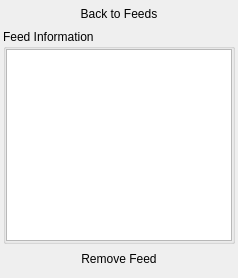
<?xml version="1.0" encoding="UTF-8"?>
<ui version="4.0">
 <class>RSSFeedPlugin</class>
 <widget class="QWidget" name="RSSFeedPlugin">
  <property name="geometry">
   <rect>
    <x>0</x>
    <y>0</y>
    <width>238</width>
    <height>278</height>
   </rect>
  </property>
  <property name="windowTitle">
   <string>Form</string>
  </property>
  <layout class="QVBoxLayout" name="verticalLayout">
   <property name="spacing">
    <number>0</number>
   </property>
   <property name="leftMargin">
    <number>3</number>
   </property>
   <property name="topMargin">
    <number>3</number>
   </property>
   <property name="rightMargin">
    <number>3</number>
   </property>
   <property name="bottomMargin">
    <number>3</number>
   </property>
   <item>
    <widget class="QStackedWidget" name="stackedWidget">
     <property name="currentIndex">
      <number>1</number>
     </property>
     <widget class="QWidget" name="page_feed">
      <layout class="QVBoxLayout" name="verticalLayout_2">
       <property name="spacing">
        <number>3</number>
       </property>
       <property name="leftMargin">
        <number>0</number>
       </property>
       <property name="topMargin">
        <number>0</number>
       </property>
       <property name="rightMargin">
        <number>0</number>
       </property>
       <property name="bottomMargin">
        <number>0</number>
       </property>
       <item>
        <layout class="QHBoxLayout" name="horizontalLayout">
         <item>
          <widget class="QComboBox" name="combo_feed"/>
         </item>
         <item>
          <widget class="QToolButton" name="tool_options">
           <property name="toolTip">
            <string>View Options</string>
           </property>
           <property name="text">
            <string/>
           </property>
           <property name="popupMode">
            <enum>QToolButton::InstantPopup</enum>
           </property>
           <property name="autoRaise">
            <bool>true</bool>
           </property>
          </widget>
         </item>
        </layout>
       </item>
       <item>
        <layout class="QHBoxLayout" name="horizontalLayout_2">
         <item>
          <widget class="QLabel" name="label_lastupdate">
           <property name="text">
            <string notr="true"/>
           </property>
          </widget>
         </item>
         <item>
          <widget class="QToolButton" name="tool_gotosite">
           <property name="toolTip">
            <string>Open Website</string>
           </property>
           <property name="text">
            <string>More</string>
           </property>
           <property name="autoRaise">
            <bool>true</bool>
           </property>
           <property name="arrowType">
            <enum>Qt::NoArrow</enum>
           </property>
          </widget>
         </item>
        </layout>
       </item>
       <item>
        <widget class="QTextBrowser" name="text_feed">
         <property name="undoRedoEnabled">
          <bool>false</bool>
         </property>
         <property name="readOnly">
          <bool>true</bool>
         </property>
         <property name="html">
          <string notr="true">&lt;!DOCTYPE HTML PUBLIC &quot;-//W3C//DTD HTML 4.0//EN&quot; &quot;http://www.w3.org/TR/REC-html40/strict.dtd&quot;&gt;
&lt;html&gt;&lt;head&gt;&lt;meta name=&quot;qrichtext&quot; content=&quot;1&quot; /&gt;&lt;style type=&quot;text/css&quot;&gt;
p, li { white-space: pre-wrap; }
&lt;/style&gt;&lt;/head&gt;&lt;body style=&quot; font-family:'Sans Serif'; font-size:9pt; font-weight:400; font-style:normal;&quot;&gt;
&lt;p style=&quot;-qt-paragraph-type:empty; margin-top:0px; margin-bottom:0px; margin-left:0px; margin-right:0px; -qt-block-indent:0; text-indent:0px;&quot;&gt;&lt;br /&gt;&lt;/p&gt;&lt;/body&gt;&lt;/html&gt;</string>
         </property>
         <property name="textInteractionFlags">
          <set>Qt::LinksAccessibleByMouse|Qt::TextSelectableByMouse</set>
         </property>
         <property name="openExternalLinks">
          <bool>true</bool>
         </property>
         <property name="openLinks">
          <bool>true</bool>
         </property>
        </widget>
       </item>
      </layout>
     </widget>
     <widget class="QWidget" name="page_feed_info">
      <layout class="QVBoxLayout" name="verticalLayout_3">
       <property name="spacing">
        <number>4</number>
       </property>
       <property name="leftMargin">
        <number>0</number>
       </property>
       <property name="topMargin">
        <number>0</number>
       </property>
       <property name="rightMargin">
        <number>0</number>
       </property>
       <property name="bottomMargin">
        <number>5</number>
       </property>
       <item>
        <layout class="QHBoxLayout" name="horizontalLayout_3">
         <item>
          <widget class="QPushButton" name="push_back1">
           <property name="text">
            <string>Back to Feeds</string>
           </property>
           <property name="flat">
            <bool>true</bool>
           </property>
          </widget>
         </item>
        </layout>
       </item>
       <item>
        <widget class="QGroupBox" name="groupBox">
         <property name="sizePolicy">
          <sizepolicy hsizetype="Preferred" vsizetype="Expanding">
           <horstretch>0</horstretch>
           <verstretch>0</verstretch>
          </sizepolicy>
         </property>
         <property name="title">
          <string>Feed Information</string>
         </property>
         <layout class="QVBoxLayout" name="verticalLayout_4">
          <property name="spacing">
           <number>0</number>
          </property>
          <property name="leftMargin">
           <number>0</number>
          </property>
          <property name="topMargin">
           <number>0</number>
          </property>
          <property name="rightMargin">
           <number>0</number>
          </property>
          <property name="bottomMargin">
           <number>0</number>
          </property>
          <item>
           <widget class="QTextBrowser" name="text_feed_info">
            <property name="html">
             <string notr="true">&lt;!DOCTYPE HTML PUBLIC &quot;-//W3C//DTD HTML 4.0//EN&quot; &quot;http://www.w3.org/TR/REC-html40/strict.dtd&quot;&gt;
&lt;html&gt;&lt;head&gt;&lt;meta name=&quot;qrichtext&quot; content=&quot;1&quot; /&gt;&lt;style type=&quot;text/css&quot;&gt;
p, li { white-space: pre-wrap; }
&lt;/style&gt;&lt;/head&gt;&lt;body style=&quot; font-family:'Sans Serif'; font-size:9pt; font-weight:400; font-style:normal;&quot;&gt;
&lt;p style=&quot;-qt-paragraph-type:empty; margin-top:0px; margin-bottom:0px; margin-left:0px; margin-right:0px; -qt-block-indent:0; text-indent:0px;&quot;&gt;&lt;br /&gt;&lt;/p&gt;&lt;/body&gt;&lt;/html&gt;</string>
            </property>
            <property name="openExternalLinks">
             <bool>true</bool>
            </property>
           </widget>
          </item>
         </layout>
        </widget>
       </item>
       <item>
        <layout class="QHBoxLayout" name="horizontalLayout_8">
         <item>
          <widget class="QPushButton" name="push_rm_feed">
           <property name="text">
            <string>Remove Feed</string>
           </property>
           <property name="flat">
            <bool>true</bool>
           </property>
          </widget>
         </item>
        </layout>
       </item>
      </layout>
     </widget>
     <widget class="QWidget" name="page_new_feed">
      <layout class="QVBoxLayout" name="verticalLayout_5">
       <property name="spacing">
        <number>4</number>
       </property>
       <property name="leftMargin">
        <number>0</number>
       </property>
       <property name="topMargin">
        <number>0</number>
       </property>
       <property name="rightMargin">
        <number>0</number>
       </property>
       <property name="bottomMargin">
        <number>0</number>
       </property>
       <item>
        <layout class="QHBoxLayout" name="horizontalLayout_4">
         <item>
          <widget class="QPushButton" name="push_back2">
           <property name="text">
            <string>Back to Feeds</string>
           </property>
           <property name="flat">
            <bool>true</bool>
           </property>
          </widget>
         </item>
        </layout>
       </item>
       <item>
        <widget class="QGroupBox" name="groupBox_2">
         <property name="sizePolicy">
          <sizepolicy hsizetype="Preferred" vsizetype="Expanding">
           <horstretch>0</horstretch>
           <verstretch>0</verstretch>
          </sizepolicy>
         </property>
         <property name="title">
          <string>New Feed Subscription</string>
         </property>
         <property name="alignment">
          <set>Qt::AlignLeading|Qt::AlignLeft|Qt::AlignVCenter</set>
         </property>
         <layout class="QVBoxLayout" name="verticalLayout_6">
          <property name="spacing">
           <number>2</number>
          </property>
          <property name="leftMargin">
           <number>2</number>
          </property>
          <property name="topMargin">
           <number>2</number>
          </property>
          <property name="rightMargin">
           <number>2</number>
          </property>
          <property name="bottomMargin">
           <number>2</number>
          </property>
          <item>
           <widget class="QLabel" name="label">
            <property name="text">
             <string>RSS URL</string>
            </property>
            <property name="alignment">
             <set>Qt::AlignCenter</set>
            </property>
           </widget>
          </item>
          <item>
           <layout class="QHBoxLayout" name="horizontalLayout_10">
            <item>
             <widget class="QLineEdit" name="line_new_url"/>
            </item>
            <item>
             <widget class="QToolButton" name="tool_add_preset">
              <property name="toolTip">
               <string>Load a preset RSS Feed</string>
              </property>
              <property name="text">
               <string/>
              </property>
              <property name="popupMode">
               <enum>QToolButton::InstantPopup</enum>
              </property>
             </widget>
            </item>
           </layout>
          </item>
          <item>
           <layout class="QHBoxLayout" name="horizontalLayout_5">
            <item>
             <spacer name="horizontalSpacer">
              <property name="orientation">
               <enum>Qt::Horizontal</enum>
              </property>
              <property name="sizeHint" stdset="0">
               <size>
                <width>40</width>
                <height>20</height>
               </size>
              </property>
             </spacer>
            </item>
            <item>
             <widget class="QPushButton" name="push_add_url">
              <property name="text">
               <string>Add to Feeds</string>
              </property>
             </widget>
            </item>
            <item>
             <spacer name="horizontalSpacer_2">
              <property name="orientation">
               <enum>Qt::Horizontal</enum>
              </property>
              <property name="sizeHint" stdset="0">
               <size>
                <width>40</width>
                <height>20</height>
               </size>
              </property>
             </spacer>
            </item>
           </layout>
          </item>
         </layout>
        </widget>
       </item>
       <item>
        <spacer name="verticalSpacer">
         <property name="orientation">
          <enum>Qt::Vertical</enum>
         </property>
         <property name="sizeHint" stdset="0">
          <size>
           <width>20</width>
           <height>40</height>
          </size>
         </property>
        </spacer>
       </item>
      </layout>
     </widget>
     <widget class="QWidget" name="page_settings">
      <layout class="QVBoxLayout" name="verticalLayout_7">
       <property name="spacing">
        <number>4</number>
       </property>
       <property name="leftMargin">
        <number>0</number>
       </property>
       <property name="topMargin">
        <number>0</number>
       </property>
       <property name="rightMargin">
        <number>0</number>
       </property>
       <property name="bottomMargin">
        <number>0</number>
       </property>
       <item>
        <layout class="QHBoxLayout" name="horizontalLayout_6">
         <item>
          <widget class="QPushButton" name="push_back3">
           <property name="text">
            <string>Back to Feeds</string>
           </property>
           <property name="flat">
            <bool>true</bool>
           </property>
          </widget>
         </item>
        </layout>
       </item>
       <item>
        <widget class="QGroupBox" name="groupBox_3">
         <property name="sizePolicy">
          <sizepolicy hsizetype="Preferred" vsizetype="Expanding">
           <horstretch>0</horstretch>
           <verstretch>0</verstretch>
          </sizepolicy>
         </property>
         <property name="title">
          <string>Feed Reader Settings</string>
         </property>
         <layout class="QVBoxLayout" name="verticalLayout_8">
          <property name="spacing">
           <number>2</number>
          </property>
          <property name="leftMargin">
           <number>2</number>
          </property>
          <property name="topMargin">
           <number>2</number>
          </property>
          <property name="rightMargin">
           <number>2</number>
          </property>
          <property name="bottomMargin">
           <number>2</number>
          </property>
          <item>
           <widget class="QCheckBox" name="check_manual_sync">
            <property name="text">
             <string>Manual Sync Only</string>
            </property>
           </widget>
          </item>
          <item>
           <widget class="QGroupBox" name="groupBox_4">
            <property name="toolTip">
             <string>Some RSS feeds may request custom update intervals instead of using this setting</string>
            </property>
            <property name="title">
             <string>Default Sync Interval</string>
            </property>
            <layout class="QHBoxLayout" name="horizontalLayout_7">
             <property name="spacing">
              <number>2</number>
             </property>
             <property name="leftMargin">
              <number>2</number>
             </property>
             <property name="topMargin">
              <number>2</number>
             </property>
             <property name="rightMargin">
              <number>2</number>
             </property>
             <property name="bottomMargin">
              <number>2</number>
             </property>
             <item>
              <widget class="QSpinBox" name="spin_synctime">
               <property name="minimum">
                <number>1</number>
               </property>
               <property name="maximum">
                <number>60</number>
               </property>
              </widget>
             </item>
             <item>
              <widget class="QComboBox" name="combo_sync_units">
               <property name="currentText">
                <string>Hour(s)</string>
               </property>
               <property name="currentIndex">
                <number>1</number>
               </property>
               <item>
                <property name="text">
                 <string>Minutes</string>
                </property>
               </item>
               <item>
                <property name="text">
                 <string>Hour(s)</string>
                </property>
               </item>
              </widget>
             </item>
            </layout>
           </widget>
          </item>
          <item>
           <spacer name="verticalSpacer_2">
            <property name="orientation">
             <enum>Qt::Vertical</enum>
            </property>
            <property name="sizeHint" stdset="0">
             <size>
              <width>20</width>
              <height>40</height>
             </size>
            </property>
           </spacer>
          </item>
          <item>
           <layout class="QHBoxLayout" name="horizontalLayout_9">
            <item>
             <spacer name="horizontalSpacer_3">
              <property name="orientation">
               <enum>Qt::Horizontal</enum>
              </property>
              <property name="sizeHint" stdset="0">
               <size>
                <width>40</width>
                <height>20</height>
               </size>
              </property>
             </spacer>
            </item>
            <item>
             <widget class="QPushButton" name="push_save_settings">
              <property name="text">
               <string>Save Settings</string>
              </property>
             </widget>
            </item>
            <item>
             <spacer name="horizontalSpacer_4">
              <property name="orientation">
               <enum>Qt::Horizontal</enum>
              </property>
              <property name="sizeHint" stdset="0">
               <size>
                <width>40</width>
                <height>20</height>
               </size>
              </property>
             </spacer>
            </item>
           </layout>
          </item>
         </layout>
        </widget>
       </item>
      </layout>
     </widget>
    </widget>
   </item>
  </layout>
 </widget>
 <resources/>
 <connections/>
</ui>
